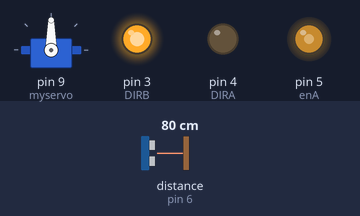
The sketch below on a simulated Arduino Uno, built with avr-gcc and run on an emulated ATmega328P. On the bench: servo, output pins drawn as LEDs (lit = HIGH). The test bench sets the inputs (shaded band); at power-on: distance to the obstacle (sensor on pin 6) 80 cm. The echo pulse lasts 58.3 µs per cm.

Above: at 3.9 s.
4.0 s: distance to the obstacle (sensor on pin 6) set to 39 cm
5.5 s: distance to the obstacle (sensor on pin 6) set to 32 cm
At 6.2 s:
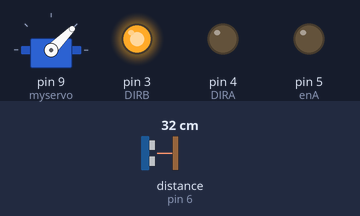
At 8.9 s:
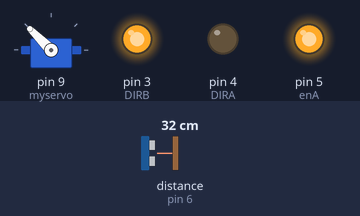
10.7 s: distance to the obstacle (sensor on pin 6) set to 2 cm
At 12.2 s:
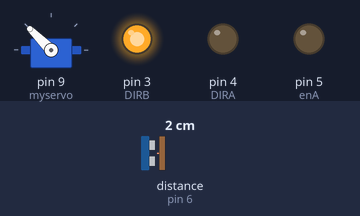
Timing chart, 0 to 14.7 s (numbered marks = the images above; inputs shaded):
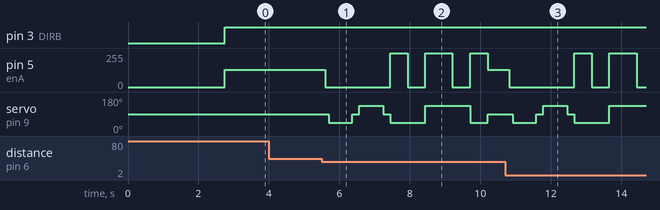

The sketch:

Speed_Direction.ino
```cpp
#include <Servo.h>
#include "NewPing.h"
#include "SR04.h"

const int TRIG_PIN = 7;
const int ECHO_PIN = 6;

NewPing sonar(TRIG_PIN, ECHO_PIN);

boolean goesForward=false;
long duration;
int distance = 100;

int enA = 5;
int DIRA = 4;
int DIRB = 3;

Servo myservo;

void setup(){

  Serial.begin(9600);
  myservo.attach(9);
  myservo.write(90);
  pinMode(TRIG_PIN,OUTPUT);
  pinMode(ECHO_PIN,INPUT);
  pinMode(enA, OUTPUT);
  pinMode(DIRA, OUTPUT);
  pinMode(DIRB, OUTPUT);

  delay(2000);
  distance = readPing();
  delay(100);
  distance = readPing();
  delay(100);
  distance = readPing();
  delay(100);
  distance = readPing();
  delay(100);
}

void loop(){
int distanceR = 0;
int distanceL =  0;
delay(40);

 if(distance<=35)
 {
  moveStop();
  delay(100);
  distanceR = lookRight();
  delay(200);
  distanceL = lookLeft();
  delay(200);

  if(distanceR>=distanceL)
  {
    turnRight();
    delay(500);

    moveStop();
    delay(500);

    turnLeft();
    delay(770);

    moveStop();
    delay(500);

    turnRight();
    delay(500);

    moveForward();
    delay(500);

  }
  else
  {
    turnLeft();
    delay(500);

    moveStop();
    delay(500);

    turnRight();
    delay(770);


    moveStop();
    delay(500);

    turnLeft();
    delay(500);

    moveForward();
    delay(500);

  }

 }else
 {
  moveForward();
 }
 distance = readPing();
}

int lookRight()
{
    myservo.write(45);
    delay(500);
    int distance = readPing();
    delay(100);
    myservo.write(90);
    return distance;
}

int lookLeft()
{
    myservo.write(135);
    delay(500);
    int distance = readPing();
    delay(100);
    myservo.write(90);
    return distance;
    delay(100);
}

int readPing() {
  delay(70);
  int cm = sonar.ping_cm();
  if(cm==0)
  {
    cm = 250;
  }
  return cm;
}

void moveStop() {
  analogWrite(enA, 0);
  digitalWrite(DIRA, LOW);
  digitalWrite(DIRB, HIGH);
  }

void moveForward() {
  myservo.write(90);
  analogWrite(enA, 130);
  digitalWrite(DIRA, LOW);
  digitalWrite(DIRB, HIGH);
}


void turnRight() {
     myservo.write(45);
    analogWrite(enA, 255);
  digitalWrite(DIRA, LOW);
  digitalWrite(DIRB, HIGH);
}

void turnLeft() {
  myservo.write(135);
    analogWrite(enA, 255);
  digitalWrite(DIRA, LOW);
  digitalWrite(DIRB, HIGH);
}
```

Measured:
- the behaviour switches between 36 and 35 cm on distance to the obstacle (sensor on pin 6) (found by bisection; images 0 and 1)
- after the input at 4.0 s, every drawn part: stays the same
- after the input at 5.5 s, pin 5 (enA): 130/255 → 0/255 after 0.09 s, → 255/255 1.8 s later, → 0/255 0.50 s later, → 255/255 0.50 s later, … (7 changes in this stretch); servo on pin 9 (myservo): 90° → 45° after 0.19 s, → 90° 0.67 s later, → 135° 0.20 s later, → 90° 0.67 s later, … (8 changes in this stretch)
